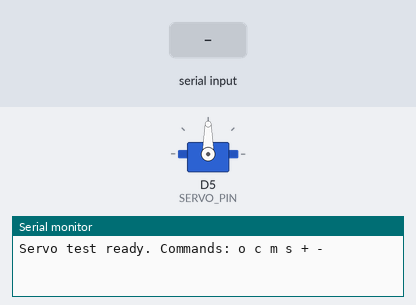
Recording of a sketch running on a simulated ESP8266 (NodeMCU). Parts: servo, the last lines printed to the serial monitor. The inputs (shaded band) are chosen by the test bench.

Above: at 1.7 s.
1.8 s: "c" received over Serial
At 2.25 s:
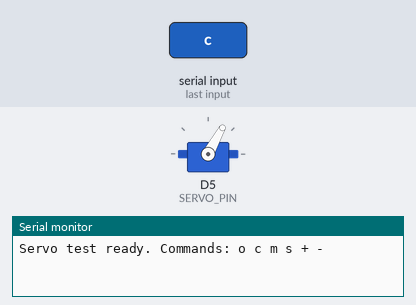
At 4.1 s:
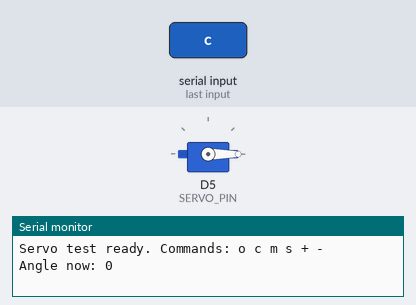
4.8 s: "s" received over Serial
At 5.55 s:
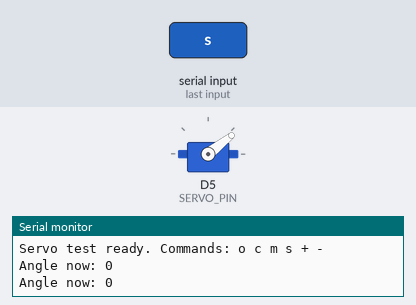
Timing chart, 0 to 11.7 s (numbered marks = the images above; inputs shaded):
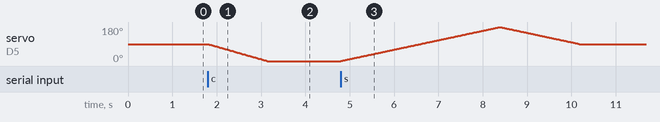

Measured:
- after the input at 1.8 s, servo on D5 (SERVO_PIN): moves from 90° to 0° over 1.3 s, starting at once
- after the input at 4.8 s, servo on D5 (SERVO_PIN): rises from 0° to 180° in 3.6 s, then falls to 90° in 1.8 s

The sketch:

servo_test.ino
```cpp
// Step 1: MG90S servo bench test on NodeMCU ESP-12E (ESP8266)
// Board in Arduino IDE: "NodeMCU 1.0 (ESP-12E Module)"
// Board package: ESP8266 by ESP8266 Community
//   Boards Manager URL: http://arduino.esp8266.com/stable/package_esp8266com_index.json
// Library: Servo.h is built into the ESP8266 core, nothing extra to install.
//
// Wiring:
//   Servo signal (orange/yellow) -> D5 (GPIO14)
//   Servo V+ (red)               -> AA pack positive (through a 1N4001 diode if the pack is 4 fresh alkalines)
//   Servo GND (brown)            -> AA pack negative AND NodeMCU GND (common ground)
//   470-1000 uF capacitor across servo V+ and GND, close to the servo
//   NEVER connect the AA pack positive to the 3V3 or VIN pin.
//
// Why D5: D1/D2 are the default I2C pins (kept free for the LCD later), and
// D3/D4/D8 are boot-strap pins that can stop the board from booting if loaded.
// Planned later pins: LEDs on D6 and D7.
//
// Serial Monitor: 115200 baud
//   o = open gate, c = close gate, m = middle (90), s = slow sweep, + / - = nudge 5 degrees

#include <Servo.h>

const int SERVO_PIN = D5;       // GPIO14
const int PULSE_MIN_US = 500;   // MG90S typical range 500-2400 us
const int PULSE_MAX_US = 2400;

// Tune these after the first test, with NO barrier arm attached yet
int ANGLE_CLOSED = 0;
int ANGLE_OPEN   = 90;

Servo gate;
int currentAngle = 90;

void moveTo(int target, int stepDelayMs = 15) {
  target = constrain(target, 0, 180);
  int dir = (target >= currentAngle) ? 1 : -1;
  while (currentAngle != target) {
    currentAngle += dir;
    gate.write(currentAngle);
    delay(stepDelayMs);   // slow move = lower current spikes, gentler on the barrier
  }
  Serial.printf("Angle now: %d\n", currentAngle);
}

void setup() {
  Serial.begin(115200);
  delay(500);

  gate.attach(SERVO_PIN, PULSE_MIN_US, PULSE_MAX_US);
  gate.write(currentAngle);   // start at 90, a safe middle position
  Serial.println();
  Serial.println("Servo test ready. Commands: o c m s + -");
}

void loop() {
  if (!Serial.available()) return;
  char cmd = Serial.read();

  switch (cmd) {
    case 'o': moveTo(ANGLE_OPEN);   break;
    case 'c': moveTo(ANGLE_CLOSED); break;
    case 'm': moveTo(90);           break;
    case '+': moveTo(currentAngle + 5); break;
    case '-': moveTo(currentAngle - 5); break;
    case 's':
      moveTo(0, 20);
      moveTo(180, 20);
      moveTo(90, 20);
      break;
    default: break;
  }
  yield();   // keep the ESP8266 watchdog happy
}
```
